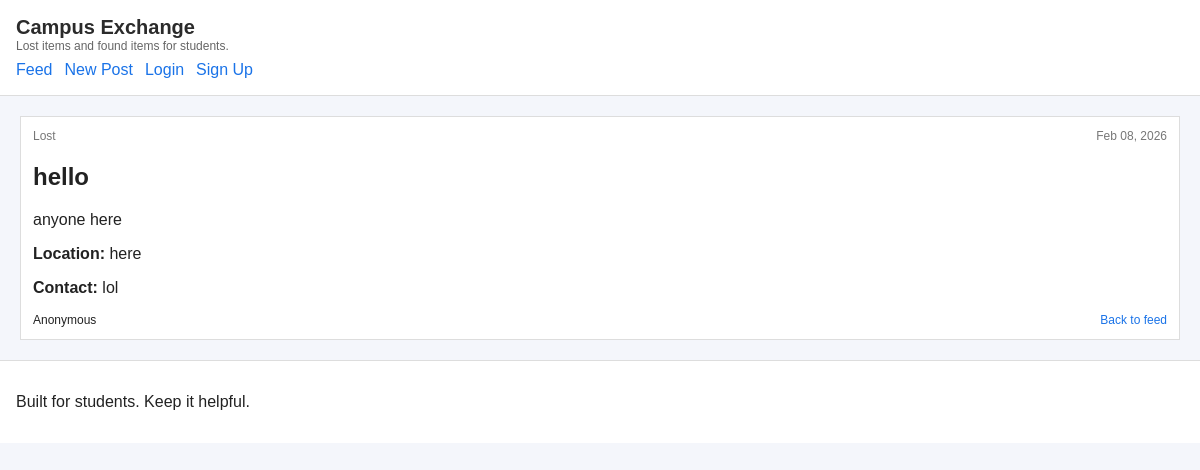
/post/?id=3, run on the app's committed database.
### mainapp/models.py (models this page shows, shortened)
class Post(models.Model):
    CATEGORY_LOST = 'LOST'
    CATEGORY_FOUND = 'FOUND'
    CATEGORY_CHOICES = [
        (CATEGORY_LOST, 'Lost'),
        (CATEGORY_FOUND, 'Found'),
    ]
    user = models.ForeignKey(
        settings.AUTH_USER_MODEL,
        on_delete=models.CASCADE,
        related_name='posts',
    )
    title = models.CharField(max_length=120)
    description = models.TextField()
    category = models.CharField(max_length=20, choices=CATEGORY_CHOICES)
    location = models.CharField(max_length=120, blank=True)
    contact_info = models.CharField(max_length=120, blank=True)
    is_anonymous = models.BooleanField(default=False)
    created_at = models.DateTimeField(auto_now_add=True)

### mainapp/views.py (the view)
# urls.py: path('post/', views.post_detail, name='post_detail'),
def post_detail(request):
    post_id = request.GET.get('id')
    post = get_object_or_404(Post, pk=post_id)
    return render(request, 'post_detail.html', {'post': post})

### templates/post_detail.html (shortened to what this page needs)
{% extends 'base.html' %}
{% block content %}
<section class="detail">
    <article class="detail-card">
        <div class="post-meta">
            <span class="category">{{ post.get_category_display }}</span>
            <span class="timestamp">{{ post.created_at|date:"M d, Y" }}</span>
        </div>
        <h2>{{ post.title }}</h2>
        <p class="detail-body">{{ post.description }}</p>
        {% if post.location %}
            <p class="detail-item"><strong>Location:</strong> {{ post.location }}</p>
        {% endif %}
        {% if post.contact_info %}
            <p class="detail-item"><strong>Contact:</strong> {{ post.contact_info }}</p>
        {% endif %}
        <div class="post-footer">
            <span class="author">
                {% if post.is_anonymous %}
                    Anonymous
                {% else %}
                    {{ post.user.username }}
                {% endif %}
            </span>
            <a class="link" href="{% url 'home' %}">Back to feed</a>
        </div>
    </article>
</section>
{% endblock %}

### mainapp/static/mainapp/styles.css (style rules this page uses)
body { font-family: Arial, sans-serif; margin: 0; background: #f4f6fb; color: #222; }
.post-card, .detail-card, .form-card { background: #fff; border: 1px solid #ddd; padding: 12px; }
.post-meta { font-size: 12px; color: #777; display: flex; justify-content: space-between; }
.post-footer { display: flex; justify-content: space-between; margin-top: 8px; font-size: 12px; }
.link { color: #1a73e8; text-decoration: none; }

### data on the page
Post: category "Lost", created_at "Feb 08, 2026", title "hello", description "anyone here", location "here", contact_info "lol"
